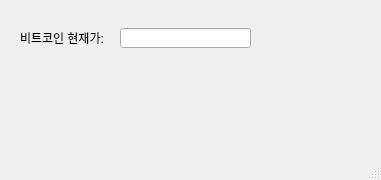
<?xml version="1.0" encoding="UTF-8"?>
<ui version="4.0">
 <class>MainWindow</class>
 <widget class="QMainWindow" name="MainWindow">
  <property name="geometry">
   <rect>
    <x>0</x>
    <y>0</y>
    <width>381</width>
    <height>180</height>
   </rect>
  </property>
  <property name="windowTitle">
   <string>코빗 시세 조회기</string>
  </property>
  <widget class="QWidget" name="centralwidget">
   <widget class="QLabel" name="label">
    <property name="geometry">
     <rect>
      <x>20</x>
      <y>30</y>
      <width>111</width>
      <height>16</height>
     </rect>
    </property>
    <property name="text">
     <string>비트코인 현재가: </string>
    </property>
   </widget>
   <widget class="QLineEdit" name="lineEdit">
    <property name="geometry">
     <rect>
      <x>120</x>
      <y>28</y>
      <width>131</width>
      <height>20</height>
     </rect>
    </property>
   </widget>
  </widget>
  <widget class="QMenuBar" name="menubar">
   <property name="geometry">
    <rect>
     <x>0</x>
     <y>0</y>
     <width>381</width>
     <height>21</height>
    </rect>
   </property>
  </widget>
  <widget class="QStatusBar" name="statusbar"/>
 </widget>
 <resources/>
 <connections/>
</ui>
